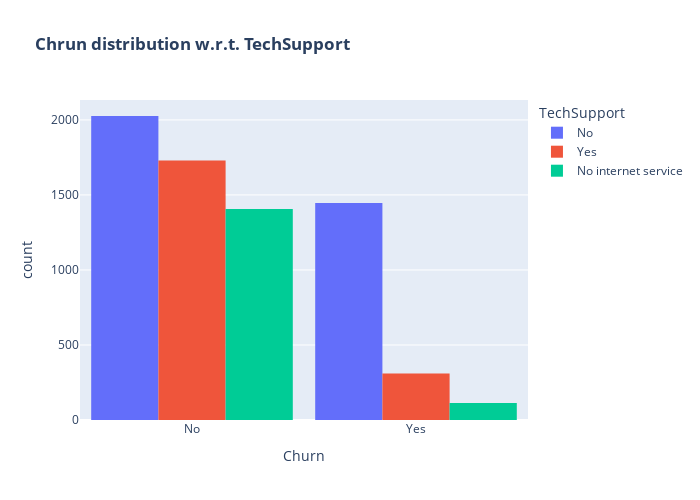

The cell this chart's notebook holds for it:
### Code cell
fig = px.histogram(data, x="Churn", color="TechSupport",barmode="group",  title="<b>Chrun distribution w.r.t. TechSupport</b>")
fig.update_layout(width=700, height=500, bargap=0.1)
fig.show()

### Figure 1 — Plotly figure (JSON) as saved in the notebook; plotly's stock layout.template omitted (floating-point values rounded to 4 significant figures; data arrays with more than 128 entries replaced by an {"elided": "..."} marker saying what was removed)
{"data": [{"alignmentgroup": "True", "bingroup": "x", "hovertemplate": "TechSupport=No<br>Churn=%{x}<br>count=%{y}<extra></extra>", "legendgroup": "No", "marker": {"color": "#636efa", "pattern": {"shape": ""}}, "name": "No", "offsetgroup": "No", "orientation": "v", "showlegend": true, "type": "histogram", "x": {"elided": "3472 str values"}, "xaxis": "x", "yaxis": "y"}, {"alignmentgroup": "True", "bingroup": "x", "hovertemplate": "TechSupport=Yes<br>Churn=%{x}<br>count=%{y}<extra></extra>", "legendgroup": "Yes", "marker": {"color": "#EF553B", "pattern": {"shape": ""}}, "name": "Yes", "offsetgroup": "Yes", "orientation": "v", "showlegend": true, "type": "histogram", "x": {"elided": "2040 str values"}, "xaxis": "x", "yaxis": "y"}, {"alignmentgroup": "True", "bingroup": "x", "hovertemplate": "TechSupport=No internet service<br>Churn=%{x}<br>count=%{y}<extra></extra>", "legendgroup": "No internet service", "marker": {"color": "#00cc96", "pattern": {"shape": ""}}, "name": "No internet service", "offsetgroup": "No internet service", "orientation": "v", "showlegend": true, "type": "histogram", "x": {"elided": "1520 str values"}, "xaxis": "x", "yaxis": "y"}], "layout": {"bargap": 0.1, "barmode": "group", "height": 500, "legend": {"title": {"text": "TechSupport"}, "tracegroupgap": 0}, "title": {"text": "<b>Chrun distribution w.r.t. TechSupport</b>"}, "width": 700, "xaxis": {"anchor": "y", "domain": [0, 1], "title": {"text": "Churn"}}, "yaxis": {"anchor": "x", "domain": [0, 1], "title": {"text": "count"}}}}
